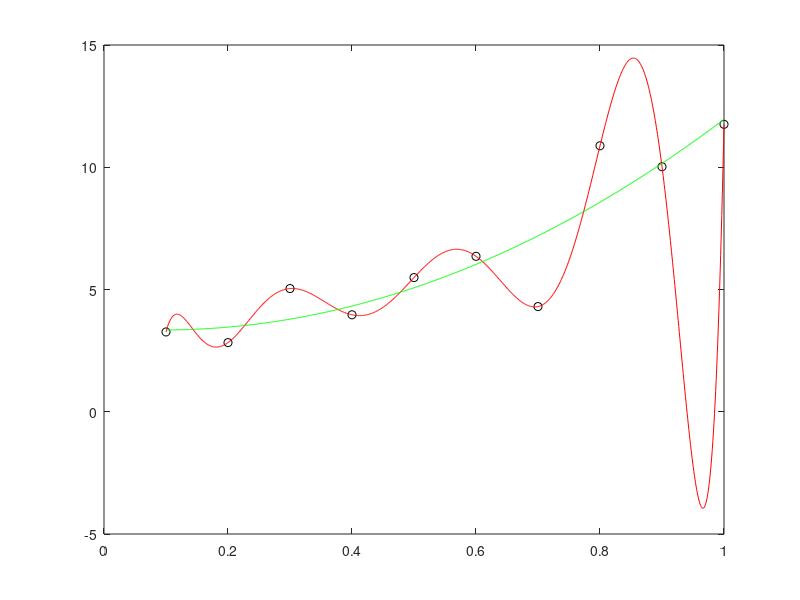

MATLAB code for this plot:
x = 0.1:0.1:1;
y = [3.2641 2.8281 5.0391 3.9653 5.4878 6.3570 4.3012 10.8792 10.0212 11.7558]';
xp = linspace(.1,1,1000);%extra points for a better curve
v = vander(x');
c = v\y;
p2=polyfit(x',y,2);%quadratic function
plot(x,y, 'ko',xp,polyval(c,xp),'r-',xp,polyval(p2,xp),'g-')
